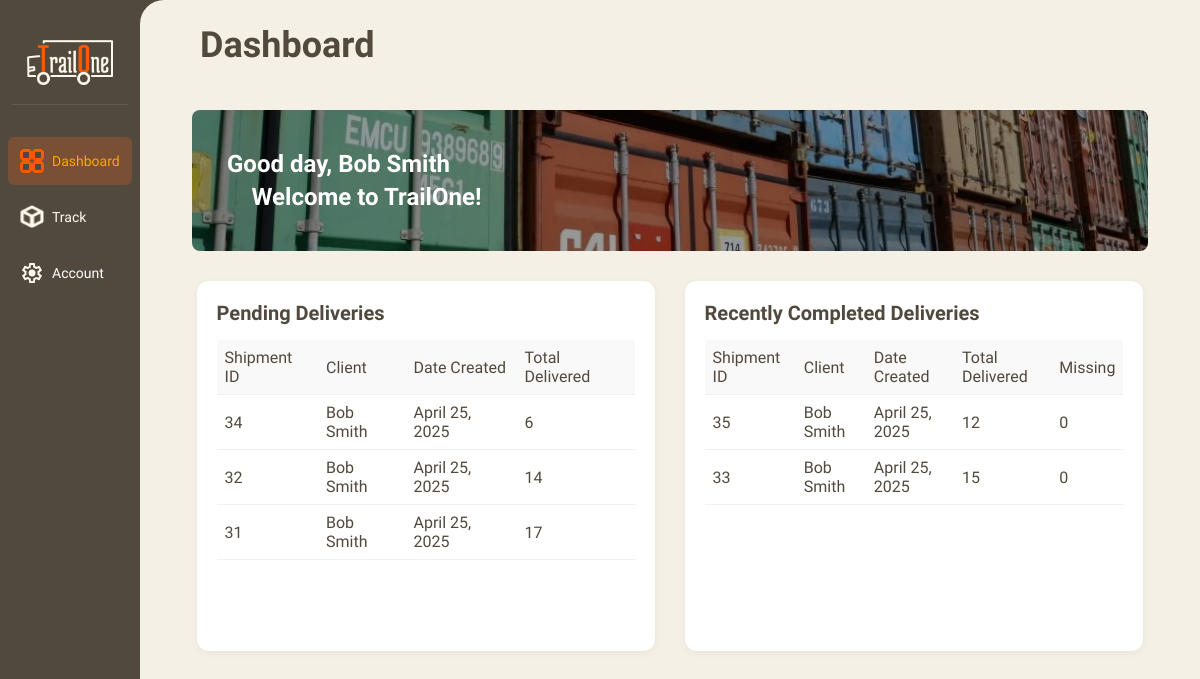
Screenshot of /dashboard (signed in) with the database file from the repository.
### authentication/models.py (models this page shows, shortened)
class Users(AbstractBaseUser, PermissionsMixin):
    user_id = models.AutoField(primary_key=True)
    name = models.CharField(max_length=100, null=True, blank=True)
    role = models.CharField(max_length=50, null=True, blank=True)
    email = models.EmailField(max_length=100, unique=True, null=True, blank=True)
    password_hash = models.CharField(max_length=255, null=True, blank=True)
    is_active = models.BooleanField(default=True)
    is_staff = models.BooleanField(default=False)
    objects = CustomUserManager()
    USERNAME_FIELD = 'email'
    REQUIRED_FIELDS = ['name']
    class Meta:
        db_table = 'Users'
        verbose_name_plural = 'Users'

### order/models.py (models this page shows, shortened)
class Shipment(models.Model):
    shipment_id = models.AutoField(primary_key=True)
    user = models.ForeignKey(Users, db_column="user_id", on_delete=models.CASCADE)  # Use Users model instead of the default User
    status = models.CharField(max_length=50, null=True, blank=True)
    created_at = models.DateTimeField(auto_now_add=True)  # Automatically set the timestamp when created
    updated_at = models.DateTimeField(auto_now=True)      # Automatically set the timestamp when updated

### order/views.py (the view)
# urls.py: path("dashboard", views.dashboard, name='dashboard'),
def dashboard(request):
    if not request.session.get('user_id'):
        return redirect('login')
    user_role = request.session.get('user_role', 'Guest')
    user_id = request.session.get('user_id')  # Assuming user_id is stored in the session
    if user_role == 'CLIENT':
        completed_deliveries = Shipment.objects.filter(status='delivered', user_id=user_id).order_by('-created_at')[:4]
    else:
        completed_deliveries = Shipment.objects.filter(status='delivered').order_by('-created_at')[:4]
    if user_role == 'CLIENT':
        pending_deliveries = Shipment.objects.filter(
            status__in=['shipped', 'arrived_at_destination', 'unloading_for_inspection', 'under_review'],
            user_id=user_id
        ).order_by('-created_at')[:5]
    else:
        pending_deliveries = Shipment.objects.filter(
            status__in=['shipped', 'arrived_at_destination', 'unloading_for_inspection', 'under_review']
        ).order_by('-created_at')[:5]
    def calculate_totals(shipments):
        for shipment in shipments:
            total_quantity = sum(item.quantity for item in shipment.items.all())
            total_missing = sum(item.missing for item in shipment.items.all())
            shipment.total_quantity = total_quantity
            shipment.total_missing = total_missing  # Add total missing quantity
        return shipments
    completed_deliveries = calculate_totals(completed_deliveries)
    pending_deliveries = calculate_totals(pending_deliveries)
    user_name = request.session.get('user_name', 'Guest')
    return render(request, 'dashboard.html', {
        'completed_deliveries': completed_deliveries,
        'pending_deliveries': pending_deliveries,
        'user_name': user_name,
        'user_role': user_role,
    })

### order/templates/dashboard.html (shortened to what this page needs)
{% extends 'base.html' %}
{% load static %}
{% block page_name %}Dashboard{% endblock %}
{% block content %}
<div class="dashboard-container">
  <div class="dashboard-header">
    <div class="welcome-text">
      <p><b>Good day, {{ user_name }}</b></p>
      <p><b>&emsp;Welcome to <b>TrailOne!</b></b></p>
    </div>
  </div>
  <div class="deliveries-container">
    <div class="deliveries-section">
      <h2>Pending Deliveries</h2>
      <table class="deliveries-table">
        <thead>
          <tr>
            <th>Shipment ID</th>
            <th>Client</th>
            <th>Date Created</th>
            <th>Total Delivered</th>
          </tr>
        </thead>
        <tbody>
          {% if pending_deliveries %}
            {% for shipment in pending_deliveries %}
              <tr>
                <td>{{ shipment.shipment_id }}</td>
                <td>{{ shipment.user.name }}</td>
                <td>{{ shipment.created_at|date:"F d, Y" }}</td>
                <td class="text-green">{{ shipment.total_quantity }}</td>
              </tr>
            {% endfor %}
          {% else %}
            <tr><td colspan="5">Nothing to display</td></tr>
          {% endif %}
        </tbody>
      </table>
    </div>
    <div class="deliveries-section">
      <h2>Recently Completed Deliveries</h2>
      <table class="deliveries-table">
        <thead>
          <tr>
            <th>Shipment ID</th>
            <th>Client</th>
            <th>Date Created</th>
            <th>Total Delivered</th>
            <th>Missing</th>
          </tr>
        </thead>
        <tbody>
          {% if completed_deliveries %}
            {% for shipment in completed_deliveries %}
              <tr>
                <td>{{ shipment.shipment_id }}</td>
                <td>{{ shipment.user.name }}</td>
                <td>{{ shipment.created_at|date:"F d, Y" }}</td>
                <td class="text-green">{{ shipment.total_quantity }}</td>
                <td>
                  {{ shipment.total_missing }}
                </td>
              </tr>
            {% endfor %}
          {% else %}
            <tr><td colspan="5">Nothing to display</td></tr>
          {% endif %}
        </tbody>
      </table>
    </div>
  </div>
</div>
{% endblock %}

### order/templates/base.html (shortened to what this page needs)
{% load static %}
<!DOCTYPE html>
<html lang="en">
<head>
  <link rel="stylesheet" href="{% static 'css/style2.css' %}">
</head>
<body>
  <div class="sidebar">
    <div class="logo-container">
      <div class="logo">
        <img src="{% static 'images/logo1.png' %}" alt="Logo" width="100">
      </div>
    </div>
    <nav class="nav">
      {% with dashboard_img='Group 7.png' %}
        {% if request.path == '/dashboard' %}
          {% with dashboard_img='Group 7(1).png' %}
            <a href="{% url 'dashboard' %}" class="nav-link active" style="color: orange;">
              <img src="{% static 'images/'|add:dashboard_img %}" width="24" height="24" alt="Dashboard Icon">
              <span>Dashboard</span>
            </a>
          {% endwith %}
        {% else %}
          <a href="{% url 'dashboard' %}" class="nav-link" style="color: inherit;">
            <img src="{% static 'images/'|add:dashboard_img %}" width="24" height="24" alt="Dashboard Icon">
            <span>Dashboard</span>
          </a>
        {% endif %}
      {% endwith %}
      {% with track_img='Group 13.png' %}
        {% if request.path|slice:":13" == '/orders/track' %}
          {% with track_img='Group 13(1).png' %}
            <a href="{% url 'view_track_orders' %}" class="nav-link active" style="color: orange;">
              <img src="{% static 'images/'|add:track_img %}" width="24" height="24" alt="Track Icon">
              <span>Track</span>
            </a>
          {% endwith %}
        {% else %}
          <a href="{% url 'view_track_orders' %}" class="nav-link">
            <img src="{% static 'images/'|add:track_img %}" width="24" height="24" alt="Track Icon">
            <span>Track</span>
          </a>
        {% endif %}
      {% endwith %}
      <a href="{% url 'view_edit_account' %}" class="nav-link {% if request.path == '/account/view-edit' %}active{% endif %}"
          style="color: {% if request.path == '/account/edit' %}orange{% else %}inherit{% endif %};">
        <img src="{% static 'images/Group 21.png' %}" width="24" height="24" alt="Settings Icon">
        <span>Account</span>
      </a>
    </nav>
  </div>
  <div class="main-content">
    <div class="content-wrapper">
      <div class="header-wrapper">
        <h1 class="page-title">{% block page_name %}{% endblock %}</h1>
      </div>
      {% block content %}
      {% endblock %}
    </div>
  </div>
</body>
</html>

### order/static/css/style2.css (style rules this page uses)
* { margin: 0; padding: 0; box-sizing: border-box; font-family: 'Quicksand', sans-serif; }
.sidebar { width: 140px; background-color: #52493E; min-height: 100vh; color: white; padding: 20px 0; }
.logo { padding: 15px; border-bottom: 1px solid rgba(255, 255, 255, 0.1); margin-bottom: 20px; text-align: center; }
table { width: 100%; border-collapse: collapse; }
thead { background-color: #f9f9f9; }
th { text-align: left; padding: 15px; border-bottom: 1px solid #e0e0e0; font-weight: 600; color: #555; }
td { padding: 15px; border-bottom: 1px solid #e0e0e0; color: #666; }
body { background-color: #52493E; color: #333; height: 100vh; display: flex; overflow: hidden; }
.logo-container { padding: 12px; }
.logo img { width: 100%; height: auto; }
.nav { flex: 1; padding: 0 8px; }
.nav-link { display: flex; align-items: center; gap: 8px; color: #FFF9EC; padding: 12px; margin-bottom: 8px; border-radius: 6px; text-decoration: none; transition: background-color 0.2s; }
.nav-link.active { background-color: rgba(211, 95, 39, 0.3); color: white; }
.nav-link span { font-size: 14px; }
.main-content { flex: 1; background-color: #f5f0e6; border-radius: 24px 0 0 24px; overflow: auto; }
.content-wrapper { padding-top: 24px; padding-left: 12px; }
.dashboard-container { position: relative; min-height: 100vh; padding: 20px; }
.dashboard-header { position: relative; background-image: url("/static/images/shipment.png"); background-size: cover; background-position: center; background-repeat: no-repeat; background-color: rgba(0, 0, 0, 0.4); background-blend-mode: darken; border-radius: 8px; box-shadow: none; margin-bottom: 30px; min-height: 120px; overflow: hidden; padding: 0; }
.dashboard-header p { font-size: 16px; color: #666; }
.welcome-text { position: relative; z-index: 2; padding: 20px; background: none; display: inline-block; border-radius: 5px; margin: 15px; }
.welcome-text p { margin: 5px 0; font-size: 24px; color: white; }
.header-wrapper { display: flex; justify-content: space-between; align-items: center; margin-bottom: 12px; }
.header-wrapper { margin-left: 28px; }
.deliveries-container { display: flex; height: 370px; justify-content: space-around; gap: 20px; position: relative; z-index: 2; }
.deliveries-section { background-color: #fff; border-radius: 12px; padding: 20px; box-shadow: 0 2px 8px rgba(0, 0, 0, 0.05); width: 48%; }
.deliveries-section h2 { font-size: 20px; font-weight: bold; color: #52493E; margin-bottom: 15px; }
.deliveries-table { width: 100%; border-collapse: collapse; margin-top: 10px; }
.deliveries-table th, .deliveries-table td { text-align: left; padding: 8px; border-bottom: 1px solid #f0f0f0; color: #52493E; }
.deliveries-table th { font-weight: 500; }
.text-green { color: green; }
.page-title { font-size: 36px; font-weight: bold; color: #52493E; margin-bottom: 12px; }
* { margin: 0; padding: 0; box-sizing: border-box; font-family: 'Sen'; }
.sidebar { width: 140px; display: flex; flex-direction: column; padding: 10px 0; }
.logo { text-align: center; }
.content-wrapper { padding-top: 24px; padding-left: 32px; padding-right: 32px; padding-bottom: 32px; }
.page-title { font-size: 36px; font-weight: bold; color: #52493E; margin-bottom: 24px; }
.content-wrapper { padding-top: 24px; padding-left: 32px; }

### rows the page displays
Users: name "Bob Smith"
Shipment: shipment_id "34", user.name "Bob Smith", created_at "April 25, 2025", total_quantity "6"
Shipment: shipment_id "32", user.name "Bob Smith", created_at "April 25, 2025", total_quantity "14"
Shipment: shipment_id "31", user.name "Bob Smith", created_at "April 25, 2025", total_quantity "17"
Shipment: shipment_id "35", user.name "Bob Smith", created_at "April 25, 2025", total_quantity "12", total_missing "0"
Shipment: shipment_id "33", user.name "Bob Smith", created_at "April 25, 2025", total_quantity "15", total_missing "0"
